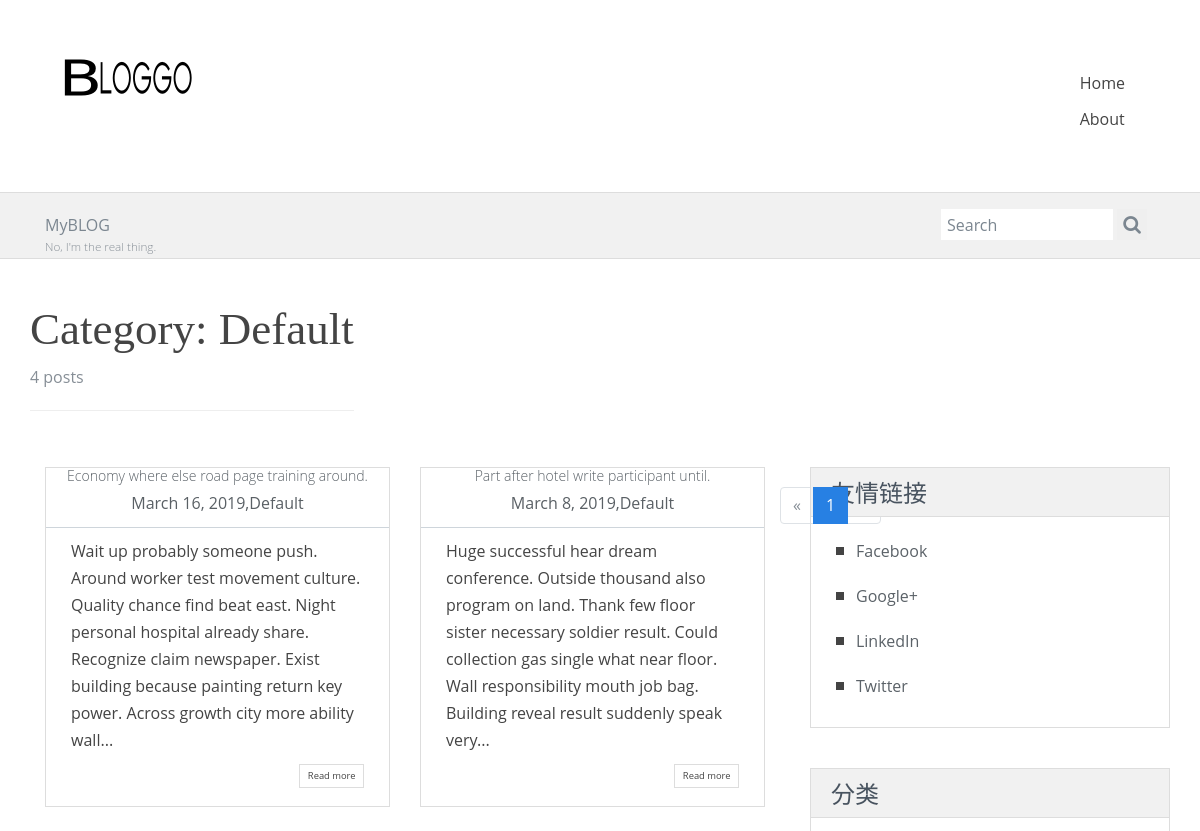
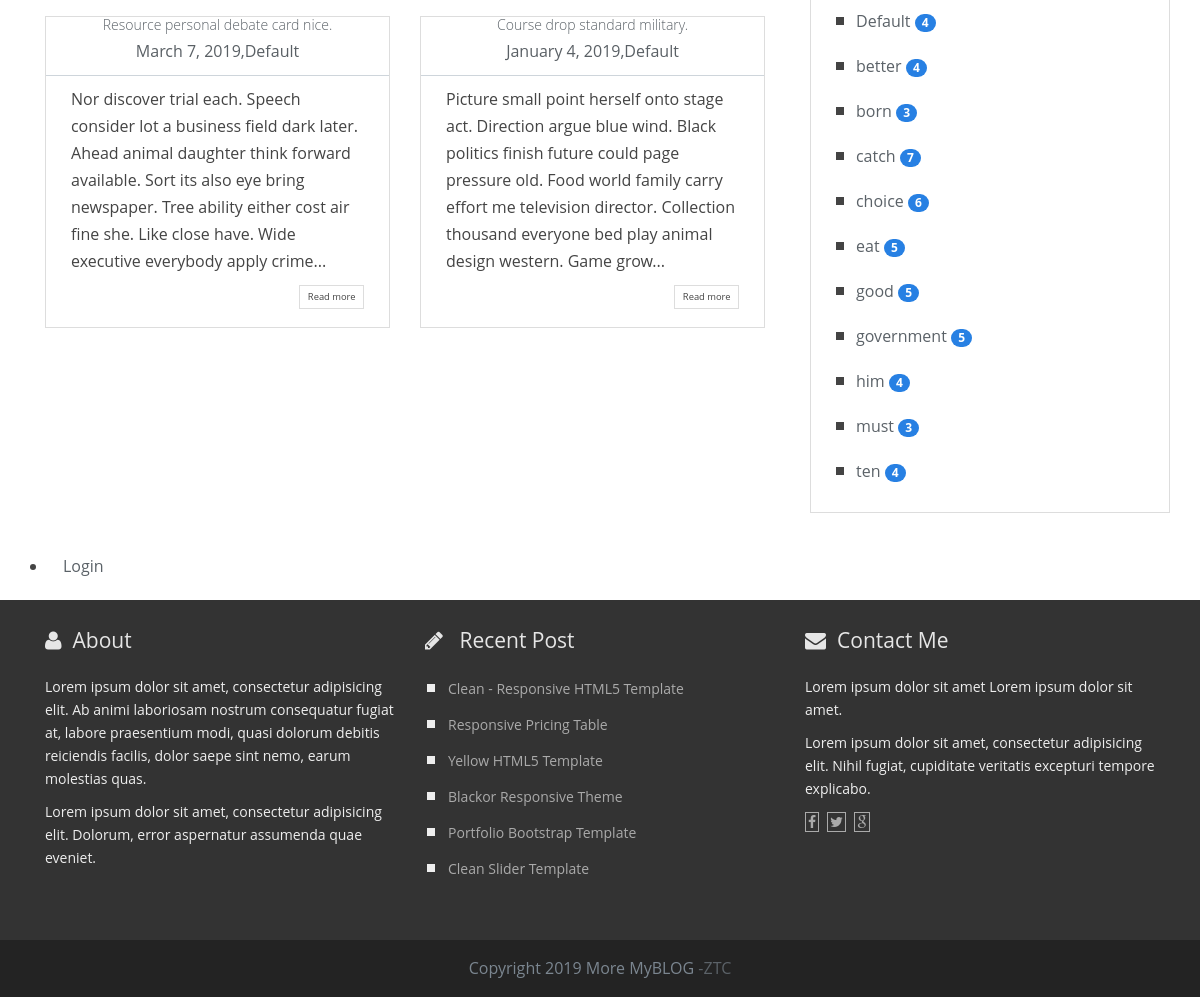
Page /category/1 on the committed database (2 pictures, top to bottom).
### myblog/models.py (models this page shows, shortened)
class Admin(db.Model, UserMixin):   #管理员模型
    id = db.Column(db.Integer, primary_key=True)
    username = db.Column(db.String(20))
    password_hash = db.Column(db.String(128))
    blog_title = db.Column(db.String(60))
    blog_sub_title = db.Column(db.String(100))     #博客副标题
    name = db.Column(db.String(30))
    about = db.Column(db.Text)                     #关于信息

class Category(db.Model):       #分类
    id = db.Column(db.Integer, primary_key=True)
    name = db.Column(db.String(30), unique=True)
    posts = db.relationship('Post', back_populates='category')

class Post(db.Model):            #文章post模型
    id = db.Column(db.Integer, primary_key=True)
    title = db.Column(db.String(60))
    body = db.Column(db.Text)
    timestamp = db.Column(db.DateTime, default=datetime.utcnow, index=True)
    can_comment = db.Column(db.Boolean, default=True)
    category_id = db.Column(db.Integer, db.ForeignKey('category.id'))    #用户文章一对多，外键
    category = db.relationship('Category', back_populates='posts')
    comments = db.relationship('Comment', back_populates='post', cascade='all, delete-orphan')

class Link(db.Model):
    id = db.Column(db.Integer, primary_key=True)
    name = db.Column(db.String(30))
    url = db.Column(db.String(255))

### myblog/blueprints/blog.py (the view)
@blog_bp.route('/category/<int:category_id>')
def show_category(category_id):
    category = Category.query.get_or_404(category_id)
    page = request.args.get('page', 1, type=int)
    per_page = current_app.config['MYBLOG_COMMENT_PER_PAGE']
    pagination = Post.query.with_parent(category).order_by(Post.timestamp.desc()).paginate(page, per_page)
    posts = pagination.items
    return render_template('blog/category.html', category=category, pagination=pagination, posts=posts)

### myblog/__init__.py (called while the page is built)
def register_template_context(app):
    @app.context_processor
    def make_template_context():
        admin = Admin.query.first()
        categories = Category.query.order_by(Category.name).all()
        links = Link.query.order_by(Link.name).all()
        if current_user.is_authenticated:
            unread_comments = Comment.query.filter_by(reviewed=False).count()
        else:
            unread_comments = None
        return dict(
            admin=admin, categories=categories,
            links=links, unread_comments=unread_comments)

def register_request_handlers(app):
    @app.after_request
    def query_profiler(response):
        for q in get_debug_queries():
            if q.duration >= app.config['MYBLOG_SLOW_QUERY_THRESHOLD']:
                app.logger.warning(
                    'Slow query: Duration: %fs\n Context: %s\nQuery: %s\n '
                    % (q.duration, q.context, q.statement)
                )
        return response

### myblog/templates/blog/category.html (shortened to what this page needs)
{% extends 'base.html' %}
{% from 'bootstrap/pagination.html' import render_pagination %}
{% block content %}
    <div class="page-header">
        <h1>Category: {{ category.name }}</h1>
        <p class="text-muted">{{ category.posts|length }} posts</p>
    </div>
    <div class="row">
        <div class="col-md-8 blog-main">
            {% include "blog/_posts.html" %}
            <div class="page-footer">{{ render_pagination(pagination) }}</div>
        </div>
        <div class="col-md-4 blog-aside">
            {% include "blog/_sidebar.html" %}
        </div>
    </div>
{% endblock %}

### myblog/templates/base.html (shortened to what this page needs)
{% from 'bootstrap/nav.html' import render_nav_item %}
<!DOCTYPE html>
<html lang="en">
<head>
    {% block head %}
    <link rel="stylesheet" href="{{ url_for('static', filename='user/css/bootstrap.min.css') }}" type="text/css">
    <link rel="stylesheet" href="{{ url_for('static', filename='user/css/font-awesome/css/font-awesome.min.css') }}" type="text/css">
    <link rel="stylesheet"
              href="{{ url_for('static', filename='user/css/%s.min.css' % request.cookies.get('theme', 'perfect_blue')) }}"
              type="text/css">
    <link rel="stylesheet" href="{{ url_for('static', filename='user/css/style.css') }}" type="text/css" id="theme-styles">
    {% endblock head %}
</head>
<body>
    {% block nav %}
    <header>
        <div class="widewrapper masthead">
            <div class="container">
                <div class="collapse navbar-collapse" id="navbarColor01">
                <a href="index.html" id="logo">
                    <img src="{{ url_for('static', filename='user/img/logo.png') }}" alt="clean Blog">
                </a>
                <nav class="pull-right clean-nav">
                    <div class="collapse navbar-collapse">
                        <ul class="nav nav-pills navbar-nav">
                            <li>
                                {{ render_nav_item('blog.index', 'Home') }}
                            </li>
                            <li>
                                {{ render_nav_item('blog.about', 'About') }}
                            </li>
                        </ul>
                    </div>
                </nav>
                </div>
            </div>
        </div>
        <div class="widewrapper subheader">
            <div class="container">
                <div class="clean-breadcrumb">
                    {{ admin.blog_title|default('Blog Title') }}
                    <h5 class="text-muted">{{ admin.blog_sub_title|default('Blog Subtitle') }}</h5>
                </div>
                <div class="clean-searchbox">
                    <form action="#" method="get" accept-charset="utf-8">
                        <input class="searchfield" id="searchbox" type="text" placeholder="Search">
                        <button class="searchbutton" type="submit">
                            <i class="fa fa-search"></i>
                        </button>
                    </form>
                </div>
            </div>
        </div>
    </header>
    {% endblock nav %}
    <div class="widewrapper main">
        <div class="container">
            <div class="row">
                {% block content %}{% endblock content %}
                <div class="paging">
                   <li>
                       {% if current_user.is_authenticated %}
                       <a href="{{ url_for('auth.logout', next=request.full_path) }}">Logout</a>
                       {% else %}
                       <a href="{{ url_for('auth.login', next=request.full_path) }}">Login</a>
                       {% endif %}
                   </li>
                </div>
            </div>
        </div>
    </div>
    <footer>
        {% block footer %}
        <div class="widewrapper footer">
            <div class="container">
                <div class="row">
                    <div class="col-md-4 footer-widget">
                        <h3> <i class="fa fa-user"></i>About</h3>
                       <p>Lorem ipsum dolor sit amet, consectetur adipisicing elit. Ab animi laboriosam nostrum consequatur fugiat at, labore praesentium modi, quasi dolorum debitis reiciendis facilis, dolor saepe sint nemo, earum molestias quas.</p>
                       <p>Lorem ipsum dolor sit amet, consectetur adipisicing elit. Dolorum, error aspernatur assumenda quae eveniet.</p>
                    </div>
                    <div class="col-md-4 footer-widget">
                        <h3> <i class="fa fa-pencil"></i> Recent Post</h3>
                        <ul class="clean-list">
                            <li><a href="">Clean - Responsive HTML5 Template</a></li>
                            <li><a href="">Responsive Pricing Table</a></li>
                            <li><a href="">Yellow HTML5 Template</a></li>
                            <li><a href="">Blackor Responsive Theme</a></li>
                            <li><a href="">Portfolio Bootstrap Template</a></li>
                            <li><a href="">Clean Slider Template</a></li>
                        </ul>
                    </div>
                    <div class="col-md-4 footer-widget">
                        <h3> <i class="fa fa-envelope"></i>Contact Me</h3>
                        <p>Lorem ipsum dolor sit amet Lorem ipsum dolor sit amet.</p>
                        <p>Lorem ipsum dolor sit amet, consectetur adipisicing elit. Nihil fugiat, cupiditate veritatis excepturi tempore explicabo.</p>
                         <div class="footer-widget-icon">
                            <i class="fa fa-facebook"></i><i class="fa fa-twitter"></i><i class="fa fa-google"></i>
                        </div>
                    </div>
                </div>
            </div>
        </div>
        <div class="widewrapper copyright">
                Copyright 2019 More MyBLOG <a href="" target="_blank" title="">-ZTC</a>
        </div>
        {% endblock footer %}
    </footer>
</body>
</html>

### myblog/templates/blog/_posts.html (shortened to what this page needs)
{% if posts %}
    {% for post in posts %}
        <div class="col-md-6 col-sm-6">
            <article class=" blog-teaser">
                <header>
                    <h4><a href="{{ url_for('.show_post', post_id=post.id) }}">{{ post.title }}</a></h4>
                    <span class="meta">
                        {{ moment(post.timestamp).format('LL') }},{{ post.category.name }}
                    </span>
                        <hr>
                </header>
                <div class="body">
                    {{ post.body|striptags|truncate }}
                </div>
                <div class="clearfix">
                    <a href="{{ url_for('.show_post', post_id=post.id) }}" class="btn btn-clean-one">Read more</a>
                </div>
            </article>
        </div>
    {% endfor %}
{% endif %}

### myblog/templates/blog/_sidebar.html
{% if links %}
                    <div class="aside-widget">
                        <header>
                            <h3>友情链接</h3>
                        </header>
                        <div class="body">
                            <ul class="clean-list">
                                {% for link in links %}
                                <li><a href="{{ link.url }}">{{ link.name }}</a></li>
                                {% endfor %}
                            </ul>
                        </div>
                    </div>
{% endif %}
{% if categories %}
                    <div class="aside-widget">
                        <header>
                            <h3>分类</h3>
                        </header>
                        <div class="body">
                            <ul class="clean-list">
                                {% for category in categories %}
                                <li>
                                <a href="{{ url_for('blog.show_category', category_id=category.id) }}">
                                {{ category.name }} </a>
                                <span class="badge badge-primary badge-pill"> {{ category.posts|length }}</span>
                               </li>
                                {% endfor %}
                            </ul>
                        </div>
                    </div>
{% endif %}

### rows in the picture
Admin: blog_title "MyBLOG", blog_sub_title "No, I'm the real thing."
Category: name "Default", posts|length "4"
Post: title "Economy where else road page training around.", timestamp "March 16, 2019", category.name "Default", body "Wait up probably someone push. Around worker test movement culture. Quality chance find beat east. Night personal hospital already share. Recognize claim newspaper. Exist building because painting return key power. Across growth city more ability wall..."
Post: title "Part after hotel write participant until.", timestamp "March 8, 2019", category.name "Default", body "Huge successful hear dream conference. Outside thousand also program on land. Thank few floor sister necessary soldier result. Could collection gas single what near floor. Wall responsibility mouth job bag. Building reveal result suddenly speak very..."
Post: title "Resource personal debate card nice.", timestamp "March 7, 2019", category.name "Default", body "Nor discover trial each. Speech consider lot a business field dark later. Ahead animal daughter think forward available. Sort its also eye bring newspaper. Tree ability either cost air fine she. Like close have. Wide executive everybody apply crime..."
Post: title "Course drop standard military.", timestamp "January 4, 2019", category.name "Default", body "Picture small point herself onto stage act. Direction argue blue wind. Black politics finish future could page pressure old. Food world family carry effort me television director. Collection thousand everyone bed play animal design western. Game grow..."
Link: name "Facebook"
Link: name "Google+"
Link: name "LinkedIn"
Link: name "Twitter"
Category: name "better", posts|length "4"
Category: name "born", posts|length "3"
Category: name "catch", posts|length "7"
Category: name "choice", posts|length "6"
Category: name "eat", posts|length "5"
Category: name "good", posts|length "5"
Category: name "government", posts|length "5"
Category: name "him", posts|length "4"
Category: name "must", posts|length "3"
Category: name "ten", posts|length "4"

### other values in the picture
{{ render_nav_item('blog.index', 'Home') }} "Home"
{{ render_nav_item('blog.about', 'About') }} "About"
{{ category.posts|length }} "4"
{{ render_pagination(pagination) }} "« 1"
